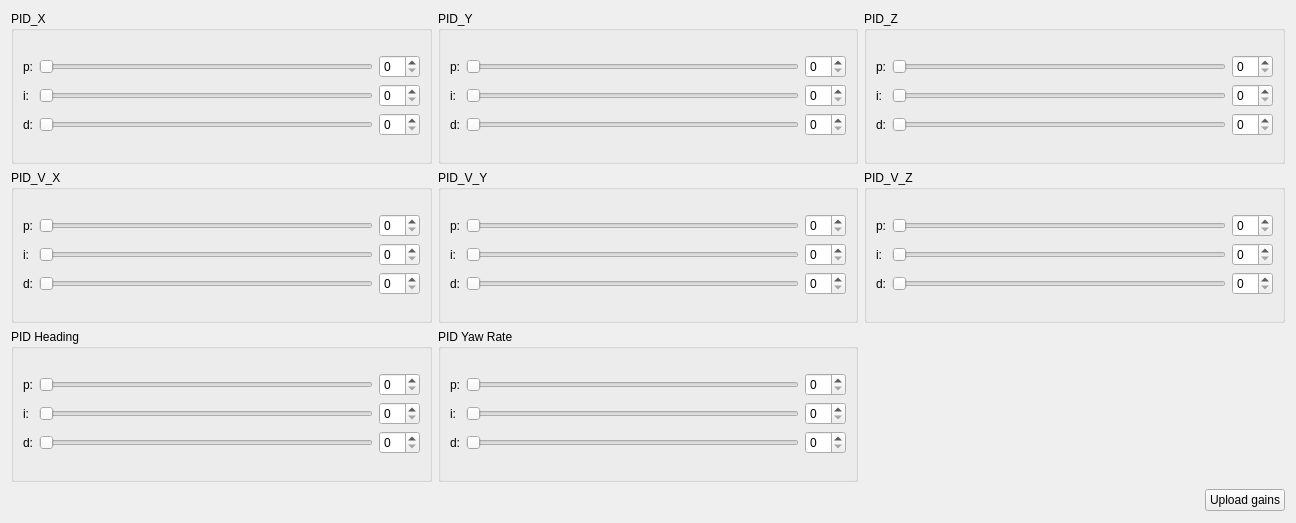
              <widget class="QWidget" name="scrollAreaWidgetContents_16">
               <property name="geometry">
                <rect>
                 <x>0</x>
                 <y>0</y>
                 <width>1296</width>
                 <height>523</height>
                </rect>
               </property>
               <layout class="QVBoxLayout" name="verticalLayout_27">
                <item>
                 <layout class="QGridLayout" name="gridLayout_17">
                  <item row="1" column="1">
                   <widget class="QGroupBox" name="groupBox_20">
                    <property name="title">
                     <string>PID_V_Y</string>
                    </property>
                    <layout class="QVBoxLayout" name="verticalLayout_32">
                     <item>
                      <layout class="QGridLayout" name="gridLayout_25">
                       <item row="2" column="0">
                        <widget class="QLabel" name="label_70">
                         <property name="text">
                          <string>d:</string>
                         </property>
                        </widget>
                       </item>
                       <item row="1" column="0">
                        <widget class="QLabel" name="label_71">
                         <property name="text">
                          <string>i:</string>
                         </property>
                        </widget>
                       </item>
                       <item row="0" column="0">
                        <widget class="QLabel" name="label_72">
                         <property name="text">
                          <string>p:</string>
                         </property>
                        </widget>
                       </item>
                       <item row="0" column="1">
                        <widget class="QSlider" name="PID_V_Y_P">
                         <property name="orientation">
                          <enum>Qt::Horizontal</enum>
                         </property>
                        </widget>
                       </item>
                       <item row="1" column="1">
                        <widget class="QSlider" name="PID_V_Y_I">
                         <property name="orientation">
                          <enum>Qt::Horizontal</enum>
                         </property>
                        </widget>
                       </item>
                       <item row="2" column="1">
                        <widget class="QSlider" name="PID_V_Y_D">
                         <property name="orientation">
                          <enum>Qt::Horizontal</enum>
                         </property>
                        </widget>
                       </item>
                       <item row="0" column="2">
                        <widget class="QSpinBox" name="PID_V_Y_P_VAL"/>
                       </item>
                       <item row="1" column="2">
                        <widget class="QSpinBox" name="PID_V_Y_I_VAL"/>
                       </item>
                       <item row="2" column="2">
                        <widget class="QSpinBox" name="PID_V_Y_D_VAL"/>
                       </item>
                      </layout>
                     </item>
                    </layout>
                   </widget>
                  </item>
                  <item row="1" column="2">
                   <widget class="QGroupBox" name="groupBox_19">
                    <property name="title">
                     <string>PID_V_Z</string>
                    </property>
                    <layout class="QVBoxLayout" name="verticalLayout_31">
                     <item>
                      <layout class="QGridLayout" name="gridLayout_24">
                       <item row="2" column="0">
                        <widget class="QLabel" name="label_67">
                         <property name="text">
                          <string>d:</string>
                         </property>
                        </widget>
                       </item>
                       <item row="1" column="0">
                        <widget class="QLabel" name="label_68">
                         <property name="text">
                          <string>i:</string>
                         </property>
                        </widget>
                       </item>
                       <item row="0" column="0">
                        <widget class="QLabel" name="label_69">
                         <property name="text">
                          <string>p:</string>
                         </property>
                        </widget>
                       </item>
                       <item row="0" column="1">
                        <widget class="QSlider" name="PID_V_Z_P">
                         <property name="orientation">
                          <enum>Qt::Horizontal</enum>
                         </property>
                        </widget>
                       </item>
                       <item row="1" column="1">
                        <widget class="QSlider" name="PID_V_Z_I">
                         <property name="orientation">
                          <enum>Qt::Horizontal</enum>
                         </property>
                        </widget>
                       </item>
                       <item row="2" column="1">
                        <widget class="QSlider" name="PID_V_Z_D">
                         <property name="orientation">
                          <enum>Qt::Horizontal</enum>
                         </property>
                        </widget>
                       </item>
                       <item row="1" column="2">
                        <widget class="QSpinBox" name="PID_V_Z_I_VAL"/>
                       </item>
                       <item row="0" column="2">
                        <widget class="QSpinBox" name="PID_V_Z_P_VAL"/>
                       </item>
                       <item row="2" column="2">
                        <widget class="QSpinBox" name="PID_V_Z_D_VAL"/>
                       </item>
                      </layout>
                     </item>
                    </layout>
                   </widget>
                  </item>
                  <item row="1" column="0">
                   <widget class="QGroupBox" name="groupBox_21">
                    <property name="title">
                     <string>PID_V_X</string>
                    </property>
                    <layout class="QVBoxLayout" name="verticalLayout_33">
                     <item>
                      <layout class="QGridLayout" name="gridLayout_20">
                       <item row="2" column="0">
                        <widget class="QLabel" name="label_41">
                         <property name="text">
                          <string>d:</string>
                         </property>
                        </widget>
                       </item>
                       <item row="1" column="0">
                        <widget class="QLabel" name="label_42">
                         <property name="text">
                          <string>i:</string>
                         </property>
                        </widget>
                       </item>
                       <item row="0" column="0">
                        <widget class="QLabel" name="label_43">
                         <property name="text">
                          <string>p:</string>
                         </property>
                        </widget>
                       </item>
                       <item row="0" column="1">
                        <widget class="QSlider" name="PID_V_X_P">
                         <property name="orientation">
                          <enum>Qt::Horizontal</enum>
                         </property>
                        </widget>
                       </item>
                       <item row="1" column="1">
                        <widget class="QSlider" name="PID_V_X_I">
                         <property name="orientation">
                          <enum>Qt::Horizontal</enum>
                         </property>
                        </widget>
                       </item>
                       <item row="2" column="1">
                        <widget class="QSlider" name="PID_V_X_D">
                         <property name="orientation">
                          <enum>Qt::Horizontal</enum>
                         </property>
                        </widget>
                       </item>
                       <item row="0" column="2">
                        <widget class="QSpinBox" name="PID_V_X_P_VAL"/>
                       </item>
                       <item row="1" column="2">
                        <widget class="QSpinBox" name="PID_V_X_I_VAL"/>
                       </item>
                       <item row="2" column="2">
                        <widget class="QSpinBox" name="PID_V_X_D_VAL"/>
                       </item>
                      </layout>
                     </item>
                    </layout>
                   </widget>
                  </item>
                  <item row="0" column="0">
                   <widget class="QGroupBox" name="groupBox_22">
                    <property name="title">
                     <string>PID_X</string>
                    </property>
                    <layout class="QVBoxLayout" name="verticalLayout_29">
                     <item>
                      <layout class="QGridLayout" name="gridLayout_18">
                       <item row="2" column="0">
                        <widget class="QLabel" name="label_24">
                         <property name="text">
                          <string>d:</string>
                         </property>
                        </widget>
                       </item>
                       <item row="1" column="1">
                        <widget class="QSlider" name="PID_X_I">
                         <property name="orientation">
                          <enum>Qt::Horizontal</enum>
                         </property>
                        </widget>
                       </item>
                       <item row="1" column="0">
                        <widget class="QLabel" name="label_21">
                         <property name="text">
                          <string>i:</string>
                         </property>
                        </widget>
                       </item>
                       <item row="0" column="0">
                        <widget class="QLabel" name="label_19">
                         <property name="text">
                          <string>p:</string>
                         </property>
                        </widget>
                       </item>
                       <item row="2" column="1">
                        <widget class="QSlider" name="PID_X_D">
                         <property name="orientation">
                          <enum>Qt::Horizontal</enum>
                         </property>
                        </widget>
                       </item>
                       <item row="1" column="2">
                        <widget class="QSpinBox" name="PID_X_I_VAL"/>
                       </item>
                       <item row="0" column="1">
                        <widget class="QSlider" name="PID_X_P">
                         <property name="orientation">
                          <enum>Qt::Horizontal</enum>
                         </property>
                        </widget>
                       </item>
                       <item row="2" column="2">
                        <widget class="QSpinBox" name="PID_X_D_VAL"/>
                       </item>
                       <item row="0" column="2">
                        <widget class="QSpinBox" name="PID_X_P_VAL"/>
                       </item>
                      </layout>
                     </item>
                    </layout>
                   </widget>
                  </item>
                  <item row="0" column="1">
                   <widget class="QGroupBox" name="groupBox_23">
                    <property name="title">
                     <string>PID_Y</string>
                    </property>
                    <layout class="QVBoxLayout" name="verticalLayout_28">
                     <item>
                      <layout class="QGridLayout" name="gridLayout_19">
                       <item row="2" column="0">
                        <widget class="QLabel" name="label_25">
                         <property name="text">
                          <string>d:</string>
                         </property>
                        </widget>
                       </item>
                       <item row="1" column="0">
                        <widget class="QLabel" name="label_26">
                         <property name="text">
                          <string>i:</string>
                         </property>
                        </widget>
                       </item>
                       <item row="0" column="1">
                        <widget class="QSlider" name="PID_Y_P">
                         <property name="orientation">
                          <enum>Qt::Horizontal</enum>
                         </property>
                        </widget>
                       </item>
                       <item row="0" column="0">
                        <widget class="QLabel" name="label_36">
                         <property name="text">
                          <string>p:</string>
                         </property>
                        </widget>
                       </item>
                       <item row="1" column="1">
                        <widget class="QSlider" name="PID_Y_I">
                         <property name="orientation">
                          <enum>Qt::Horizontal</enum>
                         </property>
                        </widget>
                       </item>
                       <item row="2" column="1">
                        <widget class="QSlider" name="PID_Y_D">
                         <property name="orientation">
                          <enum>Qt::Horizontal</enum>
                         </property>
                        </widget>
                       </item>
                       <item row="0" column="2">
                        <widget class="QSpinBox" name="PID_Y_P_VAL"/>
                       </item>
                       <item row="1" column="2">
                        <widget class="QSpinBox" name="PID_Y_I_VAL"/>
                       </item>
                       <item row="2" column="2">
                        <widget class="QSpinBox" name="PID_Y_D_VAL"/>
                       </item>
                      </layout>
                     </item>
                    </layout>
                   </widget>
                  </item>
                  <item row="0" column="2">
                   <widget class="QGroupBox" name="groupBox_24">
                    <property name="title">
                     <string>PID_Z</string>
                    </property>
                    <layout class="QVBoxLayout" name="verticalLayout_30">
                     <item>
                      <layout class="QGridLayout" name="gridLayout_23">
                       <item row="2" column="0">
                        <widget class="QLabel" name="label_62">
                         <property name="text">
                          <string>d:</string>
                         </property>
                        </widget>
                       </item>
                       <item row="1" column="0">
                        <widget class="QLabel" name="label_63">
                         <property name="text">
                          <string>i:</string>
                         </property>
                        </widget>
                       </item>
                       <item row="0" column="0">
                        <widget class="QLabel" name="label_64">
                         <property name="text">
                          <string>p:</string>
                         </property>
                        </widget>
                       </item>
                       <item row="0" column="1">
                        <widget class="QSlider" name="PID_Z_P">
                         <property name="orientation">
                          <enum>Qt::Horizontal</enum>
                         </property>
                        </widget>
                       </item>
                       <item row="1" column="1">
                        <widget class="QSlider" name="PID_Z_I">
                         <property name="orientation">
                          <enum>Qt::Horizontal</enum>
                         </property>
                        </widget>
                       </item>
                       <item row="2" column="1">
                        <widget class="QSlider" name="PID_Z_D">
                         <property name="orientation">
                          <enum>Qt::Horizontal</enum>
                         </property>
                        </widget>
                       </item>
                       <item row="0" column="2">
                        <widget class="QSpinBox" name="PID_Z_P_VAL"/>
                       </item>
                       <item row="1" column="2">
                        <widget class="QSpinBox" name="PID_Z_I_VAL"/>
                       </item>
                       <item row="2" column="2">
                        <widget class="QSpinBox" name="PID_Z_D_VAL"/>
                       </item>
                      </layout>
                     </item>
                    </layout>
                   </widget>
                  </item>
                  <item row="2" column="0">
                   <widget class="QGroupBox" name="groupBox_25">
                    <property name="title">
                     <string>PID Heading</string>
                    </property>
                    <layout class="QVBoxLayout" name="verticalLayout_34">
                     <item>
                      <layout class="QGridLayout" name="gridLayout_21">
                       <item row="2" column="0">
                        <widget class="QLabel" name="label_47">
                         <property name="text">
                          <string>d:</string>
                         </property>
                        </widget>
                       </item>
                       <item row="1" column="0">
                        <widget class="QLabel" name="label_48">
                         <property name="text">
                          <string>i:</string>
                         </property>
                        </widget>
                       </item>
                       <item row="0" column="0">
                        <widget class="QLabel" name="label_49">
                         <property name="text">
                          <string>p:</string>
                         </property>
                        </widget>
                       </item>
                       <item row="0" column="1">
                        <widget class="QSlider" name="PID_H_P">
                         <property name="orientation">
                          <enum>Qt::Horizontal</enum>
                         </property>
                        </widget>
                       </item>
                       <item row="1" column="1">
                        <widget class="QSlider" name="PID_H_I">
                         <property name="orientation">
                          <enum>Qt::Horizontal</enum>
                         </property>
                        </widget>
                       </item>
                       <item row="2" column="1">
                        <widget class="QSlider" name="PID_H_D">
                         <property name="orientation">
                          <enum>Qt::Horizontal</enum>
                         </property>
                        </widget>
                       </item>
                       <item row="0" column="2">
                        <widget class="QSpinBox" name="PID_H_P_VAL"/>
                       </item>
                       <item row="1" column="2">
                        <widget class="QSpinBox" name="PID_H_I_VAL"/>
                       </item>
                       <item row="2" column="2">
                        <widget class="QSpinBox" name="PID_H_D_VAL"/>
                       </item>
                      </layout>
                     </item>
                    </layout>
                   </widget>
                  </item>
                  <item row="2" column="1">
                   <widget class="QGroupBox" name="groupBox_26">
                    <property name="title">
                     <string>PID Yaw Rate</string>
                    </property>
                    <layout class="QVBoxLayout" name="verticalLayout_35">
                     <item>
                      <layout class="QGridLayout" name="gridLayout_22">
                       <item row="2" column="0">
                        <widget class="QLabel" name="label_56">
                         <property name="text">
                          <string>d:</string>
                         </property>
                        </widget>
                       </item>
                       <item row="1" column="0">
                        <widget class="QLabel" name="label_57">
                         <property name="text">
                          <string>i:</string>
                         </property>
                        </widget>
                       </item>
                       <item row="0" column="0">
                        <widget class="QLabel" name="label_58">
                         <property name="text">
                          <string>p:</string>
                         </property>
                        </widget>
                       </item>
                       <item row="0" column="1">
                        <widget class="QSlider" name="PID_YAW_RATE_P">
                         <property name="orientation">
                          <enum>Qt::Horizontal</enum>
                         </property>
                        </widget>
                       </item>
                       <item row="1" column="1">
                        <widget class="QSlider" name="PID_YAW_RATE_I">
                         <property name="orientation">
                          <enum>Qt::Horizontal</enum>
                         </property>
                        </widget>
                       </item>
                       <item row="2" column="1">
                        <widget class="QSlider" name="PID_YAW_RATE_D">
                         <property name="orientation">
                          <enum>Qt::Horizontal</enum>
                         </property>
                        </widget>
                       </item>
                       <item row="0" column="2">
                        <widget class="QSpinBox" name="PID_YAW_RATE_P_VAL"/>
                       </item>
                       <item row="1" column="2">
                        <widget class="QSpinBox" name="PID_YAW_RATE_I_VAL"/>
                       </item>
                       <item row="2" column="2">
                        <widget class="QSpinBox" name="PID_YAW_RATE_D_VAL"/>
                       </item>
                      </layout>
                     </item>
                    </layout>
                   </widget>
                  </item>
                 </layout>
                </item>
                <item>
                 <layout class="QGridLayout" name="gridLayout_27">
                  <item row="0" column="1">
                   <widget class="QPushButton" name="UploadGains">
                    <property name="text">
                     <string>Upload gains</string>
                    </property>
                   </widget>
                  </item>
                  <item row="0" column="0">
                   <spacer name="horizontalSpacer_7">
                    <property name="orientation">
                     <enum>Qt::Horizontal</enum>
                    </property>
                    <property name="sizeHint" stdset="0">
                     <size>
                      <width>178</width>
                      <height>24</height>
                     </size>
                    </property>
                   </spacer>
                  </item>
                 </layout>
                </item>
               </layout>
              </widget>
